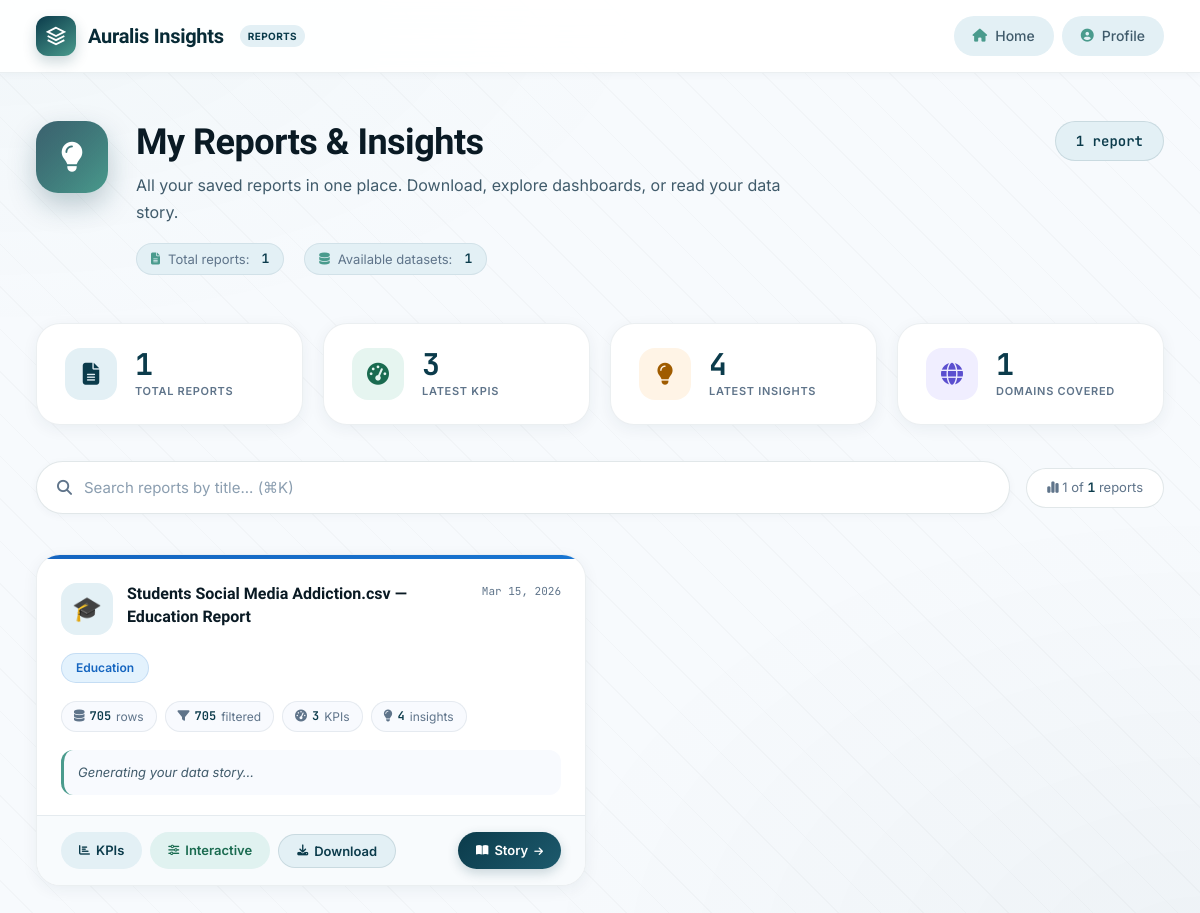
Page /my-reports/ (signed in) on the committed database.
### kpi_engine/models.py (models this page shows, shortened)
class SavedReport(models.Model):
    DOMAIN_CHOICES = [
        ('education', 'Education'),
        ('health',    'Health'),
        ('finance',   'Finance'),
        ('sales',     'Sales'),
        ('hr',        'Human Resources'),
        ('generic',   'Generic'),
    ]
    analysis_result = models.ForeignKey(
        AnalysisResult,
        on_delete=models.CASCADE,
        related_name='saved_reports',
    )
    title         = models.CharField(max_length=200, default='Untitled Report')
    domain        = models.CharField(max_length=50, choices=DOMAIN_CHOICES, default='generic')
    total_rows    = models.IntegerField(default=0)
    filtered_rows = models.IntegerField(default=0)
    kpi_count     = models.IntegerField(default=0)
    insight_count = models.IntegerField(default=0)
    narrative     = models.TextField(blank=True, default='')
    created_at    = models.DateTimeField(auto_now_add=True)
    class Meta:
        ordering = ['-created_at']

class AnalysisResult(models.Model):
    cleaning_report = models.OneToOneField(
        CleaningReport,
        on_delete=models.CASCADE,
        related_name='analysis_result',
    )
    result_json  = models.JSONField(default=dict)
    domain       = models.CharField(max_length=50, default='generic')
    created_at   = models.DateTimeField(auto_now=True)  # updates on every save
    class Meta:
        ordering = ['-created_at']

### datacleaning/models.py (models this page shows, shortened)
class CleaningReport(models.Model):
    GRADE_CHOICES = [
        ('A', 'A'), ('B', 'B'), ('C', 'C'), ('D', 'D'), ('F', 'F'),
    ]
    DOMAIN_CHOICES = [
        ('education',  'Education'),
        ('health',     'Health'),
        ('finance',    'Finance'),
        ('sales',      'Sales'),
        ('hr',         'Human Resources'),
        ('generic',    'Generic'),
    ]
    dataset         = models.ForeignKey(Dataset, on_delete=models.CASCADE, related_name='cleaning_reports')
    cleaned_file    = models.FileField(upload_to='cleaned/', null=True, blank=True)
    report_json     = models.JSONField(default=dict)
    domain          = models.CharField(max_length=50, choices=DOMAIN_CHOICES, default='generic')
    quality_grade   = models.CharField(max_length=2,  choices=GRADE_CHOICES,  default='F')
    quality_score   = models.FloatField(default=0.0)
    created_at      = models.DateTimeField(auto_now_add=True)
    class Meta:
        ordering = ['-created_at']

### kpi_engine/views.py (the view)
# urls.py: path('my-reports/',                         views.my_reports_list,          name='my_reports_list'),
def my_reports_list(request):
    from .models import SavedReport
    user_id = get_user_id(request)
    if not user_id:
        return redirect('login')
    reports = SavedReport.objects.filter(
        analysis_result__cleaning_report__dataset__user_id=user_id
    ).select_related(
        'analysis_result',
        'analysis_result__cleaning_report',
        'analysis_result__cleaning_report__dataset',
    ).order_by('-created_at')
    all_datasets = Dataset.objects.filter(user_id=user_id).order_by('-id')
    datasets = []
    for ds in all_datasets:
        try:
            ar = AnalysisResult.objects.get(cleaning_report__dataset=ds)
            ds.has_analysis       = True
            ds.analysis_result_id = ar.id
            ds.kpi_count          = len(ar.result_json.get('kpis', []))
            ds.is_processed       = True   # has a cleaning report → processed
        except AnalysisResult.DoesNotExist:
            ds.has_analysis       = False
            ds.analysis_result_id = None
            ds.kpi_count          = 0
            ds.is_processed = CleaningReport.objects.filter(dataset=ds).exists()
        datasets.append(ds)
    context = {
        'reports':       reports,
        'total':         reports.count(),
        'domain_counts': _domain_counts(reports),
        'datasets':      datasets,   # ← always present; empty list when no datasets at all
    }
    return render(request, 'kpi_engine/my_reports.html', context)

### kpi_engine/views.py (called while the page is built)
def get_user_id(request):
    return request.session.get('user_id', None)

def _domain_counts(reports):
    counts = {}
    for r in reports:
        counts[r.domain] = counts.get(r.domain, 0) + 1
    return counts

### templates/kpi_engine/my_reports.html (shortened to what this page needs)
<!DOCTYPE html>
<html lang="en">
<head>
<link rel="stylesheet" href="https://cdnjs.cloudflare.com/ajax/libs/font-awesome/6.5.0/css/all.min.css">
</head>
<body>
<div class="topbar">
  <div class="topbar-inner">
    <a href="{% url 'home' %}" class="brand">
      <div class="brand-logo">
        <svg viewBox="0 0 24 24"><path d="M12 2L2 7l10 5 10-5-10-5zM2 17l10 5 10-5M2 12l10 5 10-5"/></svg>
      </div>
      <span class="brand-name">Auralis Insights</span>
      <span class="brand-badge">REPORTS</span>
    </a>
    <nav class="nav-links">
      <a href="{% url 'home' %}" class="nav-link"><i class="fas fa-home"></i> Home</a>
      <a href="{% url 'profile' %}" class="nav-link"><i class="fas fa-user-circle"></i> Profile</a>
    </nav>
  </div>
</div>
<div class="page-wrap">
  <div class="page-header">
    <div class="page-header-content">
      <div class="page-header-icon"><i class="fas fa-lightbulb"></i></div>
      <div class="page-header-text">
        <h1>My Reports & Insights</h1>
        <p class="page-header-description">
          All your saved reports in one place. Download, explore dashboards, or read your data story.
        </p>
        <div class="page-header-meta">
          <span class="meta-item">
            <i class="fas fa-file-alt"></i> Total reports: <strong>{{ total }}</strong>
          </span>
          <span class="meta-item">
            <i class="fas fa-database"></i> Available datasets: <strong>{{ datasets|length|default:0 }}</strong>
          </span>
        </div>
      </div>
      <span class="count-badge">{{ total }} report{{ total|pluralize }}</span>
    </div>
  </div>
  {% if reports %}
  <div class="summary-row">
    <div class="summary-card">
      <div class="summary-icon blue"><i class="fas fa-file-alt"></i></div>
      <div>
        <div class="summary-num">{{ total }}</div>
        <div class="summary-label">Total Reports</div>
      </div>
    </div>
    <div class="summary-card">
      <div class="summary-icon green"><i class="fas fa-tachometer-alt"></i></div>
      <div>
        <div class="summary-num">{{ reports.0.kpi_count|default:"—" }}</div>
        <div class="summary-label">Latest KPIs</div>
      </div>
    </div>
    <div class="summary-card">
      <div class="summary-icon orange"><i class="fas fa-lightbulb"></i></div>
      <div>
        <div class="summary-num">{{ reports.0.insight_count|default:"—" }}</div>
        <div class="summary-label">Latest Insights</div>
      </div>
    </div>
    <div class="summary-card">
      <div class="summary-icon purple"><i class="fas fa-globe"></i></div>
      <div>
        <div class="summary-num">{{ domain_counts|length }}</div>
        <div class="summary-label">Domains Covered</div>
      </div>
    </div>
  </div>
  <div class="search-section">
    <div class="search-container">
      <div class="search-box-wrapper">
        <div class="search-box">
          <i class="fas fa-search"></i>
          <input type="text" id="reportSearch" placeholder="Search reports by title... (⌘K)" autocomplete="off">
        </div>
      </div>
      <div class="search-stats">
        <i class="fas fa-chart-simple"></i> <span id="visibleCount">{{ reports|length }}</span> of <strong>{{ reports|length }}</strong> reports
      </div>
    </div>
  </div>
  <div class="reports-grid" id="reportsGrid">
    {% for rpt in reports %}
    <div class="report-card"
         data-name="{{ rpt.title|lower }}"
         data-domain="{{ rpt.domain|lower }}">
      <div class="report-card-accent accent-{{ rpt.domain|lower }}"></div>
      <div class="report-card-body">
        <div class="report-card-top">
          <div class="report-domain-icon">
            {% if rpt.domain == 'finance' %}💰
            {% elif rpt.domain == 'health' %}🏥
            {% elif rpt.domain == 'education' %}🎓
            {% elif rpt.domain == 'sales' %}🛒
            {% elif rpt.domain == 'hr' %}👥
            {% else %}📊{% endif %}
          </div>
          <div class="report-title">{{ rpt.title }}</div>
          <div style="text-align:right;flex-shrink:0;">
            <div class="report-date">{{ rpt.created_at|date:"M d, Y" }}</div>
          </div>
        </div>
        <span class="domain-pill domain-{{ rpt.domain|lower }}">
          {{ rpt.analysis_result.cleaning_report.get_domain_display }}
        </span>
        <div class="report-stats">
          <div class="report-stat"><i class="fas fa-database"></i><strong>{{ rpt.total_rows|default:0 }}</strong> rows</div>
          <div class="report-stat"><i class="fas fa-filter"></i><strong>{{ rpt.filtered_rows|default:0 }}</strong> filtered</div>
          <div class="report-stat"><i class="fas fa-tachometer-alt"></i><strong>{{ rpt.kpi_count }}</strong> KPIs</div>
          <div class="report-stat"><i class="fas fa-lightbulb"></i><strong>{{ rpt.insight_count }}</strong> insights</div>
        </div>
        {% if rpt.narrative %}
          <div class="report-narrative">{{ rpt.narrative }}</div>
        {% else %}
          <div class="no-narrative"><i class="fas fa-info-circle"></i> No narrative captured</div>
        {% endif %}
      </div>
      <div class="report-card-footer">
        <a href="{% url 'dashboard' rpt.analysis_result.id %}" class="action-btn action-view">
          <i class="fas fa-chart-bar"></i> KPIs
        </a>
        <a href="{% url 'interactive_dashboard' rpt.analysis_result.id %}" class="action-btn action-interactive">
          <i class="fas fa-sliders-h"></i> Interactive
        </a>
        <button class="action-btn action-download-trigger"
                id="trigger-{{ rpt.analysis_result.id }}"
                onclick="downloadReport('{{ rpt.analysis_result.id }}','{{ rpt.title|escapejs }}')"
                title="Download PDF Report">
          <i class="fas fa-download"></i> Download
        </button>
        <a href="{% url 'report_story' rpt.id %}" class="action-btn action-story">
          <i class="fas fa-book-open"></i> Story <i class="fas fa-arrow-right arrow"></i>
        </a>
      </div>
    </div>
    {% endfor %}
  </div>
  {% endif %}
</div>
</body>
</html>

### rows in the picture
SavedReport: kpi_count "3", insight_count "4", title "Students Social Media Addiction.csv — Education Report", created_at "Mar 15, 2026", analysis_result.cleaning_report.domain "Education", total_rows "705", filtered_rows "705", narrative "Generating your data story…"

### other values in the picture
{{ total }} "1"
{{ datasets|length|default:0 }} "1"
{{ domain_counts|length }} "1"
{{ reports|length }} "1"
